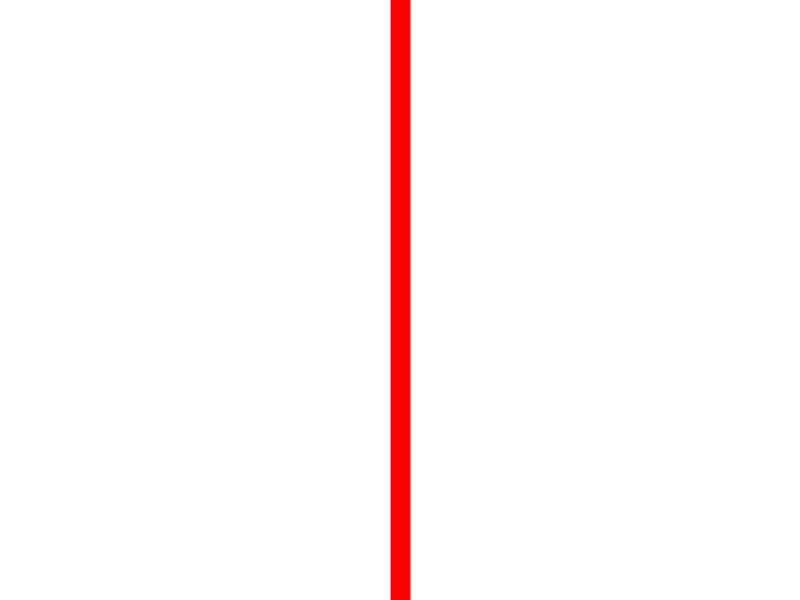
Frame 1 (no input)
Frame 60 (the mouse pressed at the canvas centre just before this capture): identical to frame 1, image omitted
Frame 120 (the mouse held since frame 60 and released just before this capture): identical to frame 1, image omitted

The Processing sketch that drew this single still picture (run headless with seeded random() and noise(); from frame 60 on, the mouse is pressed at the canvas centre):

// Processing sketch: Mouse_Decider
// ── Mouse_Decider.pde
/*
  Name: MouseDecider
 Author: Rodrick Moore
 Date: 11/11/19
 Desc:  Using the following code define the appropriate function(s) 
 so that the code runs.  No modifications to the draw function should be made.
 */
boolean mouseOnLeft;

void setup()
{
  size(800, 600);
  mouseOnLeft = false;
}

void draw()
{

  if (isMouseOnLeft(mouseX) == true)
  {
    background(255);
  } else
  {
    background(0);
  }
  stroke(255, 0, 0);
  strokeWeight(20);
  line(width/2, 0, width/2, height);
}

boolean isMouseOnLeft(float mouseX)
{
  if (mouseX <= width/2)
  {
    return true;
  } else
  {
    return false;
  }
}
